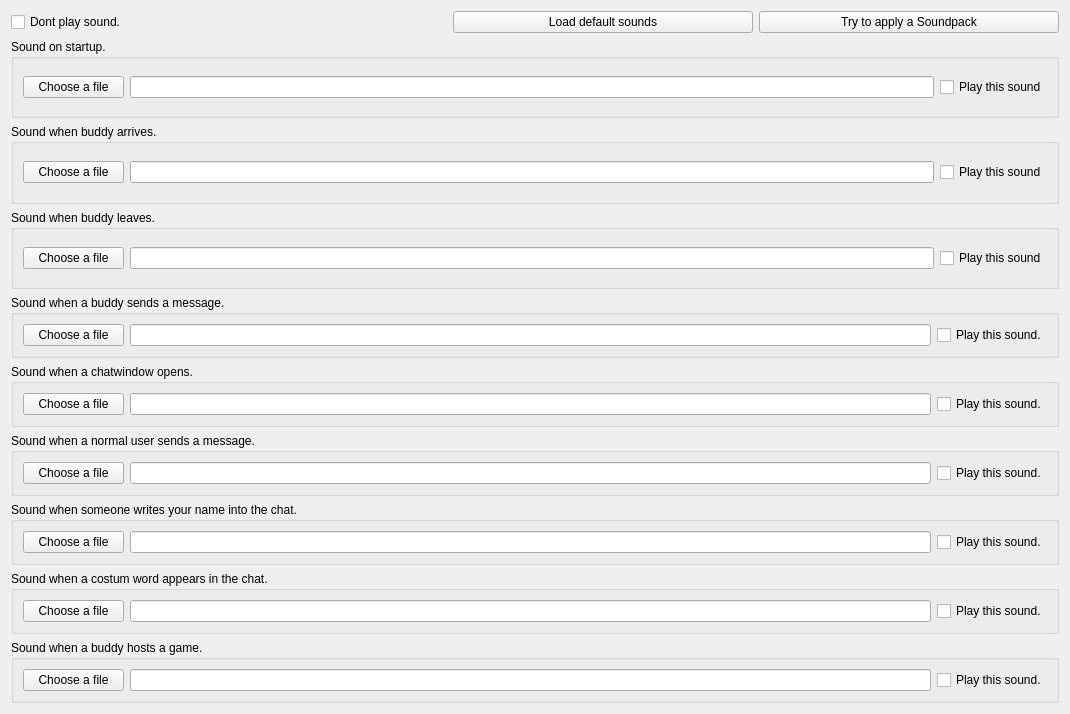
           <widget class="QWidget" name="scrollAreaWidgetContents">
            <property name="geometry">
             <rect>
              <x>0</x>
              <y>0</y>
              <width>1070</width>
              <height>714</height>
             </rect>
            </property>
            <layout class="QHBoxLayout" name="horizontalLayout_8">
             <item>
              <layout class="QVBoxLayout" name="verticalLayout_6">
               <item>
                <layout class="QHBoxLayout" name="horizontalLayout">
                 <property name="topMargin">
                  <number>0</number>
                 </property>
                 <item>
                  <widget class="QCheckBox" name="cbdontplaysound">
                   <property name="text">
                    <string>Dont play sound.</string>
                   </property>
                  </widget>
                 </item>
                 <item>
                  <widget class="QPushButton" name="pbloaddefaultsounds">
                   <property name="maximumSize">
                    <size>
                     <width>300</width>
                     <height>16777215</height>
                    </size>
                   </property>
                   <property name="text">
                    <string>Load default sounds</string>
                   </property>
                  </widget>
                 </item>
                 <item>
                  <widget class="QPushButton" name="pbloadsoundpack">
                   <property name="maximumSize">
                    <size>
                     <width>300</width>
                     <height>16777215</height>
                    </size>
                   </property>
                   <property name="text">
                    <string>Try to apply a Soundpack</string>
                   </property>
                  </widget>
                 </item>
                </layout>
               </item>
               <item>
                <widget class="QGroupBox" name="groupBox_11">
                 <property name="minimumSize">
                  <size>
                   <width>0</width>
                   <height>63</height>
                  </size>
                 </property>
                 <property name="title">
                  <string>Sound on startup.</string>
                 </property>
                 <layout class="QHBoxLayout" name="horizontalLayout_18">
                  <item>
                   <layout class="QHBoxLayout" name="horizontalLayout_17">
                    <item>
                     <widget class="QPushButton" name="pbstartup">
                      <property name="minimumSize">
                       <size>
                        <width>101</width>
                        <height>0</height>
                       </size>
                      </property>
                      <property name="text">
                       <string>Choose a file</string>
                      </property>
                     </widget>
                    </item>
                    <item>
                     <widget class="QLineEdit" name="lestartup">
                      <property name="text">
                       <string/>
                      </property>
                     </widget>
                    </item>
                    <item>
                     <widget class="QCheckBox" name="cbstartup">
                      <property name="text">
                       <string>Play this sound</string>
                      </property>
                      <property name="checked">
                       <bool>false</bool>
                      </property>
                     </widget>
                    </item>
                   </layout>
                  </item>
                 </layout>
                </widget>
               </item>
               <item>
                <widget class="QGroupBox" name="groupBox_12">
                 <property name="minimumSize">
                  <size>
                   <width>0</width>
                   <height>63</height>
                  </size>
                 </property>
                 <property name="title">
                  <string>Sound when buddy arrives.</string>
                 </property>
                 <layout class="QHBoxLayout" name="horizontalLayout_20">
                  <item>
                   <layout class="QHBoxLayout" name="horizontalLayout_19">
                    <item>
                     <widget class="QPushButton" name="pbbuddyarrives">
                      <property name="minimumSize">
                       <size>
                        <width>101</width>
                        <height>0</height>
                       </size>
                      </property>
                      <property name="text">
                       <string>Choose a file</string>
                      </property>
                     </widget>
                    </item>
                    <item>
                     <widget class="QLineEdit" name="lebuddyarrives">
                      <property name="text">
                       <string/>
                      </property>
                     </widget>
                    </item>
                    <item>
                     <widget class="QCheckBox" name="cbbuddyarrives">
                      <property name="text">
                       <string>Play this sound</string>
                      </property>
                      <property name="checked">
                       <bool>false</bool>
                      </property>
                     </widget>
                    </item>
                   </layout>
                  </item>
                 </layout>
                </widget>
               </item>
               <item>
                <widget class="QGroupBox" name="groupBox_13">
                 <property name="minimumSize">
                  <size>
                   <width>0</width>
                   <height>63</height>
                  </size>
                 </property>
                 <property name="title">
                  <string>Sound when buddy leaves.</string>
                 </property>
                 <layout class="QHBoxLayout" name="horizontalLayout_23">
                  <item>
                   <layout class="QHBoxLayout" name="horizontalLayout_21">
                    <item>
                     <widget class="QPushButton" name="pbbuddyleaves">
                      <property name="minimumSize">
                       <size>
                        <width>101</width>
                        <height>0</height>
                       </size>
                      </property>
                      <property name="text">
                       <string>Choose a file</string>
                      </property>
                     </widget>
                    </item>
                    <item>
                     <widget class="QLineEdit" name="lebuddyleaves">
                      <property name="text">
                       <string/>
                      </property>
                     </widget>
                    </item>
                    <item>
                     <widget class="QCheckBox" name="cbbuddyleaves">
                      <property name="text">
                       <string>Play this sound</string>
                      </property>
                      <property name="checked">
                       <bool>false</bool>
                      </property>
                     </widget>
                    </item>
                   </layout>
                  </item>
                 </layout>
                </widget>
               </item>
               <item>
                <layout class="QVBoxLayout" name="verticalLayout_3">
                 <item>
                  <widget class="QGroupBox" name="groupBox_8">
                   <property name="minimumSize">
                    <size>
                     <width>0</width>
                     <height>63</height>
                    </size>
                   </property>
                   <property name="title">
                    <string>Sound when a buddy sends a message.</string>
                   </property>
                   <layout class="QHBoxLayout" name="_2">
                    <item>
                     <layout class="QHBoxLayout" name="horizontalLayout_11">
                      <item>
                       <widget class="QPushButton" name="pbbuddychatmessage">
                        <property name="minimumSize">
                         <size>
                          <width>101</width>
                          <height>0</height>
                         </size>
                        </property>
                        <property name="text">
                         <string>Choose a file</string>
                        </property>
                       </widget>
                      </item>
                      <item>
                       <widget class="QLineEdit" name="lebuddychatmessage">
                        <property name="text">
                         <string/>
                        </property>
                       </widget>
                      </item>
                      <item>
                       <widget class="QCheckBox" name="cbplaybuddychatmessage">
                        <property name="text">
                         <string>Play this sound.</string>
                        </property>
                        <property name="checked">
                         <bool>false</bool>
                        </property>
                       </widget>
                      </item>
                     </layout>
                    </item>
                   </layout>
                  </widget>
                 </item>
                 <item>
                  <widget class="QGroupBox" name="groupBox_9">
                   <property name="minimumSize">
                    <size>
                     <width>0</width>
                     <height>63</height>
                    </size>
                   </property>
                   <property name="title">
                    <string>Sound when a chatwindow opens.</string>
                   </property>
                   <layout class="QHBoxLayout" name="horizontalLayout_15">
                    <item>
                     <layout class="QHBoxLayout" name="horizontalLayout_12">
                      <item>
                       <widget class="QPushButton" name="pbbuddychatwindowopened">
                        <property name="minimumSize">
                         <size>
                          <width>101</width>
                          <height>0</height>
                         </size>
                        </property>
                        <property name="text">
                         <string>Choose a file</string>
                        </property>
                       </widget>
                      </item>
                      <item>
                       <widget class="QLineEdit" name="lebuddychatwindowsopened">
                        <property name="text">
                         <string/>
                        </property>
                       </widget>
                      </item>
                      <item>
                       <widget class="QCheckBox" name="cbplaybuddychatwindowopened">
                        <property name="text">
                         <string>Play this sound.</string>
                        </property>
                        <property name="checked">
                         <bool>false</bool>
                        </property>
                       </widget>
                      </item>
                     </layout>
                    </item>
                   </layout>
                  </widget>
                 </item>
                 <item>
                  <widget class="QGroupBox" name="groupBox_10">
                   <property name="minimumSize">
                    <size>
                     <width>0</width>
                     <height>63</height>
                    </size>
                   </property>
                   <property name="title">
                    <string>Sound when a normal user sends a message.</string>
                   </property>
                   <layout class="QHBoxLayout" name="horizontalLayout_16">
                    <item>
                     <layout class="QHBoxLayout" name="horizontalLayout_13">
                      <item>
                       <widget class="QPushButton" name="pbnormalchatmessage">
                        <property name="minimumSize">
                         <size>
                          <width>101</width>
                          <height>0</height>
                         </size>
                        </property>
                        <property name="text">
                         <string>Choose a file</string>
                        </property>
                       </widget>
                      </item>
                      <item>
                       <widget class="QLineEdit" name="lenormalchatmessage">
                        <property name="text">
                         <string/>
                        </property>
                       </widget>
                      </item>
                      <item>
                       <widget class="QCheckBox" name="cbplaynormalchatmessage">
                        <property name="text">
                         <string>Play this sound.</string>
                        </property>
                        <property name="checked">
                         <bool>false</bool>
                        </property>
                       </widget>
                      </item>
                     </layout>
                    </item>
                   </layout>
                  </widget>
                 </item>
                 <item>
                  <widget class="QGroupBox" name="groupBox_15">
                   <property name="minimumSize">
                    <size>
                     <width>0</width>
                     <height>63</height>
                    </size>
                   </property>
                   <property name="title">
                    <string>Sound when someone writes your name into the chat.</string>
                   </property>
                   <layout class="QHBoxLayout" name="horizontalLayout_26">
                    <item>
                     <layout class="QHBoxLayout" name="horizontalLayout_25">
                      <item>
                       <widget class="QPushButton" name="pbhighlightning">
                        <property name="minimumSize">
                         <size>
                          <width>101</width>
                          <height>0</height>
                         </size>
                        </property>
                        <property name="text">
                         <string>Choose a file</string>
                        </property>
                       </widget>
                      </item>
                      <item>
                       <widget class="QLineEdit" name="lehighlightning">
                        <property name="text">
                         <string/>
                        </property>
                       </widget>
                      </item>
                      <item>
                       <widget class="QCheckBox" name="cbhighlightning">
                        <property name="text">
                         <string>Play this sound.</string>
                        </property>
                        <property name="checked">
                         <bool>false</bool>
                        </property>
                       </widget>
                      </item>
                     </layout>
                    </item>
                   </layout>
                  </widget>
                 </item>
                 <item>
                  <widget class="QGroupBox" name="groupBox_6">
                   <property name="minimumSize">
                    <size>
                     <width>0</width>
                     <height>63</height>
                    </size>
                   </property>
                   <property name="title">
                    <string>Sound when a costum word appears in the chat.</string>
                   </property>
                   <layout class="QHBoxLayout" name="horizontalLayout_36">
                    <item>
                     <layout class="QHBoxLayout" name="horizontalLayout_35">
                      <item>
                       <widget class="QPushButton" name="pbcostumword">
                        <property name="minimumSize">
                         <size>
                          <width>101</width>
                          <height>0</height>
                         </size>
                        </property>
                        <property name="text">
                         <string>Choose a file</string>
                        </property>
                       </widget>
                      </item>
                      <item>
                       <widget class="QLineEdit" name="lecostumword">
                        <property name="text">
                         <string/>
                        </property>
                       </widget>
                      </item>
                      <item>
                       <widget class="QCheckBox" name="cbcostumword">
                        <property name="text">
                         <string>Play this sound.</string>
                        </property>
                        <property name="checked">
                         <bool>false</bool>
                        </property>
                       </widget>
                      </item>
                     </layout>
                    </item>
                   </layout>
                  </widget>
                 </item>
                 <item>
                  <widget class="QGroupBox" name="groupBox_19">
                   <property name="minimumSize">
                    <size>
                     <width>0</width>
                     <height>63</height>
                    </size>
                   </property>
                   <property name="title">
                    <string>Sound when a buddy hosts a game.</string>
                   </property>
                   <layout class="QHBoxLayout" name="horizontalLayout_32">
                    <item>
                     <layout class="QHBoxLayout" name="horizontalLayout_31">
                      <item>
                       <widget class="QPushButton" name="pbbuddyhosts">
                        <property name="minimumSize">
                         <size>
                          <width>101</width>
                          <height>0</height>
                         </size>
                        </property>
                        <property name="text">
                         <string>Choose a file</string>
                        </property>
                       </widget>
                      </item>
                      <item>
                       <widget class="QLineEdit" name="lehostsound">
                        <property name="text">
                         <string/>
                        </property>
                       </widget>
                      </item>
                      <item>
                       <widget class="QCheckBox" name="chbhostsound">
                        <property name="text">
                         <string>Play this sound.</string>
                        </property>
                        <property name="checked">
                         <bool>false</bool>
                        </property>
                       </widget>
                      </item>
                     </layout>
                    </item>
                   </layout>
                  </widget>
                 </item>
                </layout>
               </item>
              </layout>
             </item>
            </layout>
           </widget>
